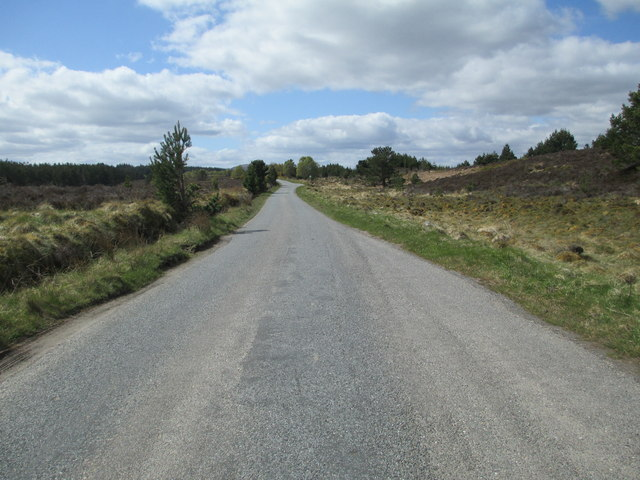
//> input picture software/trainer/training_data/ur1.jpg, 640 x 480 px
$ ./main training_data/ur1.jpg   (built with g++ and OpenCV 4)
//> lines starting //> are read from the running program, lines starting //| are printed output that depends on the picture
#include <opencv2/opencv.hpp>
#include <opencv2/core/utility.hpp>
#include "opencv2/imgproc.hpp"
#include "opencv2/imgcodecs.hpp"
#include "opencv2/highgui.hpp"

#include <cstdio>
#include <iostream>
#include <fstream>

using namespace cv; //Cargar ambiente de openCV
using namespace std; //cargar ambiente estandar de C

//Método para mostrar ayuda del programa
static void help()
{
    cout << "\nEste programa es una herramienta para obtener los datos de entrenamiento en el reconocimiento de caminos\n"
            << endl;
   cout << "\nUso: Seleccione el tamaño del pincel con el slider superior, luego marcar toda la zona correspondiente al pavimento (no incluir marcas de vía)\nSi desea, puede presionar \"c\" para visualizar la media y varianza, o puede guardar directamente los datos con \"g\".\n"
            << endl;

    cout << "Accesos directos: \n"
        "\tESC - finalizar programa\n"
        "\tr - restaurar imagen original\n"
        "\tc - calcular Promedio y Varianza\n"
        "\tt - Alternar tipo de muestra (Positiva/Negativa)\n"
        "\tg - guardar clasificacion\n"
        "\th - ayuda\n"
        << endl;
}

Mat markerMask, img;

//*** Datos para definir linea del marcador
Point prevPt(-1, -1);
int thickness = 10;

//***  Datos para definir letras en imagen
string muestra_tipo="Negativa";
Scalar muestra_color=Scalar(0,255,0);

//*** Archivos para guardar datos de entrenamiento
ofstream positivos,negativos;

static void on_trackbar(int,void*)
{

}

//Definicion de eventos para poder dibujar sobre la imagen con el mouse
static void onMouse( int event, int x, int y, int flags, void* )
{
    if( x < 0 || x >= img.cols || y < 0 || y >= img.rows )
        return;
    if( event == EVENT_LBUTTONUP || !(flags & EVENT_FLAG_LBUTTON) )
        prevPt = Point(-1,-1);
    else if( event == EVENT_LBUTTONDOWN )
        prevPt = Point(x,y);
    else if( event == EVENT_MOUSEMOVE && (flags & EVENT_FLAG_LBUTTON) )
    {
        Point pt(x, y);
        if( prevPt.x < 0 )
            prevPt = pt;
        line( markerMask, prevPt, pt, Scalar::all(255), thickness, 8, 0 );
        line( img, prevPt, pt, Scalar::all(255), thickness, 8, 0 );
        prevPt = pt;
        imshow("image", img);

    }
}

int main( int argc, char** argv )
{
    //parser para leer la imagen con el comando input desde command line.  Por defecto abrirá una imagen dentro de la carpeta training_data/xxx.jpg
    cv::CommandLineParser parser(argc, argv, "{help h | | }{ @input | training_data/urs.jpg | }");
    if (parser.has("help"))
    {
        help();
        return 0;
    }

    string filename = parser.get<string>("@input"); //leer string del nombre de archivo

    Mat img0 = imread(filename); //cargar imagen
//> img0 is the input picture: 480 rows x 640 cols, CV_8UC3; mean B, G, R 140.2, 140.1, 131.2
    Scalar mean,stddev; //Variable tipo cv::Scalar que contendrá los valores de la media y la varianza

    if( img0.empty() ) //Verificar qe la imagen se pudo abrir
    {
        cout << "No se pudo abrir la imagen: " << filename << ". Uso: meanstd <training_data/nombre_imagen>\n";
        return 0;
    }

    help();  //muestra la ayuda en command prompt


    namedWindow( "image", 1 ); //crear ventana donde se mostrará la imagen cargada.

    createTrackbar("Size","image",&thickness,100,on_trackbar); //slider para definir tamaño del marcador

    img0.copyTo(img); //se clona la imagen original "img0" a "img" para no perderla en caso de que se desee restaurar

    cvtColor(img, markerMask, COLOR_BGR2GRAY); //clonar img y copiar la imagen que guardará la mascara para calcular el promedio
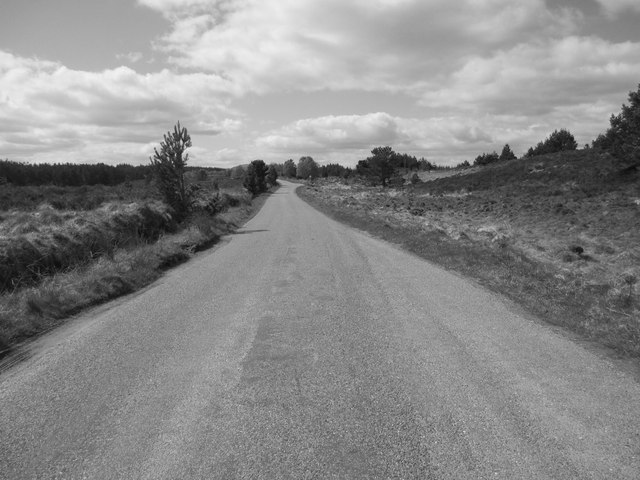
//> markerMask: 480 rows x 640 cols, CV_8UC1; min 7, max 245, mean 137.4
    markerMask = Scalar::all(0);


    rectangle(img,Point2d(28,3),Point2d(170,38),Scalar(0,0,0),-1,LINE_8,0);  //Mostrar texto con tipo de muestra (no necesario)
    putText(img,muestra_tipo,Point2d(30,30),FONT_HERSHEY_COMPLEX,1.0,muestra_color,1,LINE_8);  //Mostrar texto con tipo de muestra (no necesario)
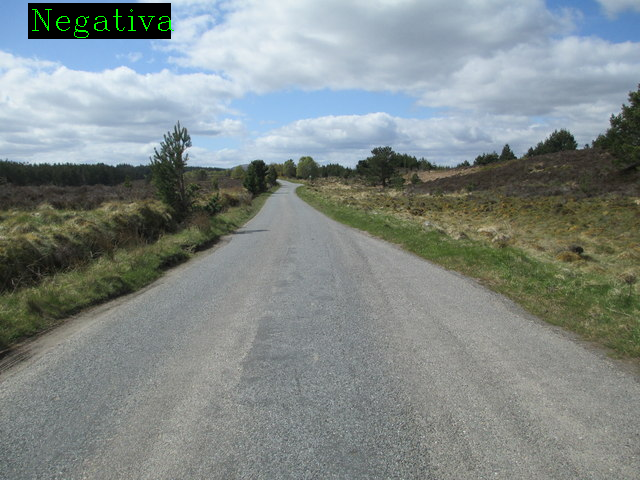
//> img: 480 rows x 640 cols, CV_8UC3; mean B, G, R 136.4, 137.6, 129

    imshow( "image", img );
    setMouseCallback( "image", onMouse, 0 ); //esperar por evento de mouse


    for(;;)
    {
        char c = (char)waitKey(0);
//> the Esc key is pressed

        if( c == 27 )
            break; //Si presiona ESC se finaliza el programa

        if( c == 'h' )
            help(); //Mostrar ayuda

        if( c == 'c' )
        {

            meanStdDev(img0,mean,stddev,markerMask);  //Mostrar calculo de promedio y stddev
            cout<<"Promedio[B,G,R]"<<mean<<endl;
            cout<<"Stddev[B,G,R]"<<stddev<<endl;
        }
        if( c == 'g' )
        {
            meanStdDev(img0,mean,stddev,markerMask);  //Guardar los resultados en la muestra
            string pos_file="trainingdata_positives.csv";  //definir archivos donde se van a guardar
            string neg_file="trainingdata_negatives.csv";
            if(muestra_tipo=="Positiva")
            {
                positivos.open(pos_file.c_str(),ios::app);
                positivos << mean[0]<<","<< mean[1]<<","<< mean[2]<<","<<stddev[0]<<","<<stddev[1]<<","<<stddev[2]<<endl;
                positivos.close();
                cout<<"Guardado en: \""<<pos_file<<"\""<<endl;
            }
            else
            {
                negativos.open(neg_file.c_str(),ios::app);
                negativos << mean[0]<<","<< mean[1]<<","<< mean[2]<<","<<stddev[0]<<","<<stddev[1]<<","<<stddev[2]<<endl;
                negativos.close();
                cout<<"Guardado en: \""<<neg_file<<"\""<<endl;
            }


        }
        if( c == 'r' )
        {
            markerMask = Scalar::all(0);  //Restaurar imagen
            img0.copyTo(img);
            rectangle(img,Point2d(28,3),Point2d(170,38),Scalar(0,0,0),-1,LINE_8,0);
            putText(img,muestra_tipo,Point2d(30,30),FONT_HERSHEY_COMPLEX,1.0,muestra_color,1,LINE_8);
            imshow( "image", img );
        }

        if( c == 't')
        {
            if (muestra_tipo=="Positiva"){ //alternar tipo de muestra (afecta el archivo donde se va a guardar)
                muestra_tipo="Negativa";
                muestra_color=Scalar(0,0,255);
            }else{
                muestra_tipo="Positiva";
                muestra_color=Scalar(0,255,0);
            }
            rectangle(img,Point2d(28,3),Point2d(170,38),Scalar(0,0,0),-1,LINE_8,0);
            putText(img,muestra_tipo,Point2d(30,30),FONT_HERSHEY_COMPLEX,1.0,muestra_color,1,LINE_8);
            imshow("image",img);
        }
    }
//> after the loop, muestra_tipo = "Negativa"; muestra_color = Scalar(0, 255)

    return 0;
}

$ run again, on software/trainer/training_data/ur3.jpg
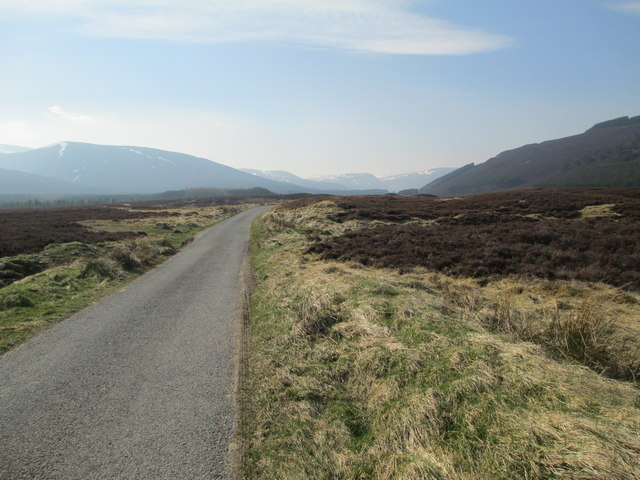
//> input picture software/trainer/training_data/ur3.jpg, 640 x 480 px
//> img0 is the input picture: 480 rows x 640 cols, CV_8UC3; mean B, G, R 131.7, 139.2, 135.4
//> `cvtColor(img, markerMask, COLOR_BGR2GRAY);`:
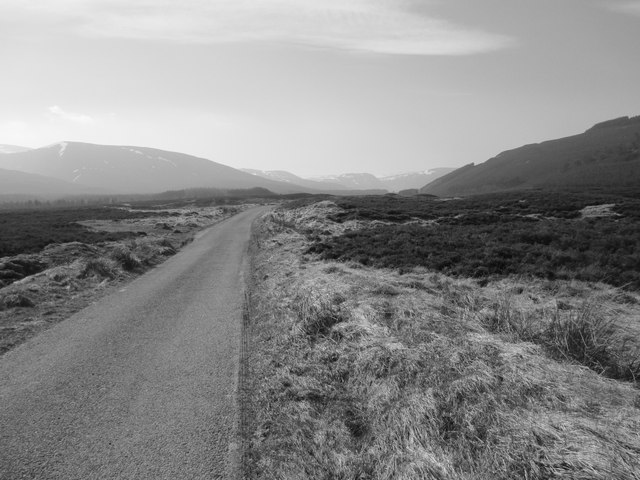
//> markerMask: 480 rows x 640 cols, CV_8UC1; min 6, max 251, mean 137.2
//> `putText(img,muestra_tipo,Point2d(30,30),FONT_HERSHEY_COMPLEX,1.0,muest..`:
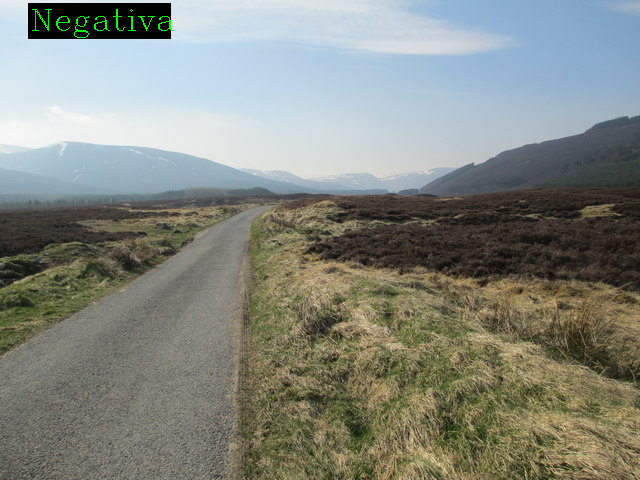
//> img: 480 rows x 640 cols, CV_8UC3; mean B, G, R 127.7, 135.8, 131.8
//> after the loop `for(;;)`: muestra_tipo = "Negativa"; muestra_color = Scalar(0, 255)

$ run again, on software/trainer/training_data/ur4.jpg
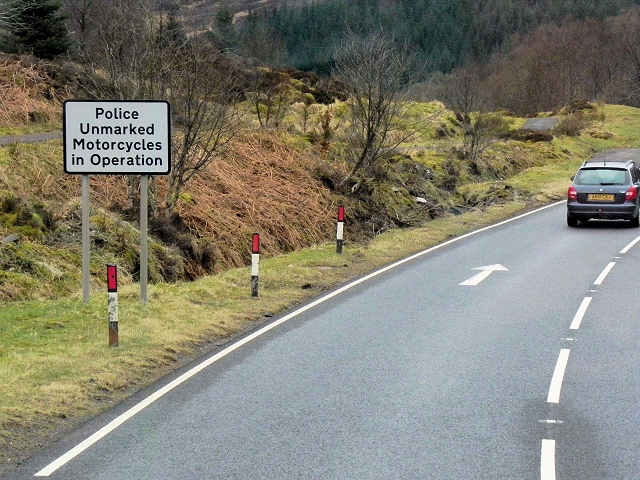
//> input picture software/trainer/training_data/ur4.jpg, 640 x 480 px
//> img0 is the input picture: 480 rows x 640 cols, CV_8UC3; mean B, G, R 113.2, 127.2, 128.8
//> `cvtColor(img, markerMask, COLOR_BGR2GRAY);`:
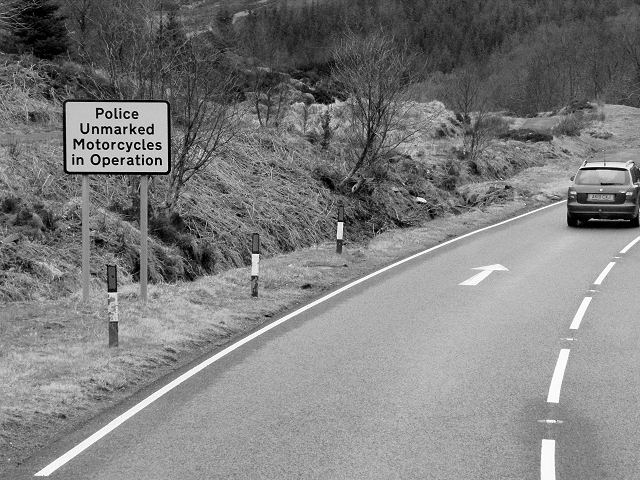
//> markerMask: 480 rows x 640 cols, CV_8UC1; min 0, max 255, mean 126.1
//> `putText(img,muestra_tipo,Point2d(30,30),FONT_HERSHEY_COMPLEX,1.0,muest..`:
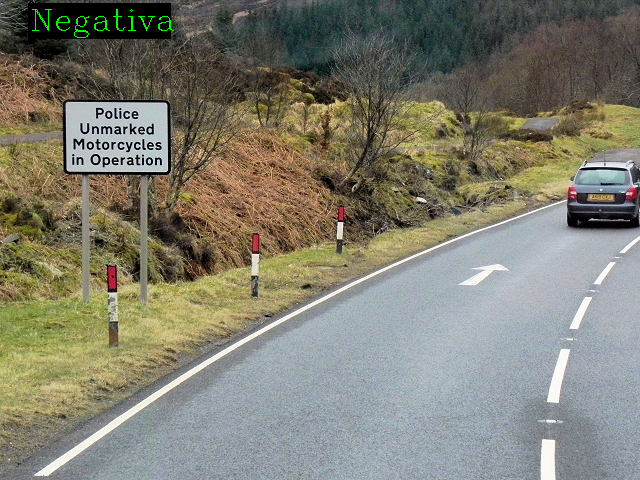
//> img: 480 rows x 640 cols, CV_8UC3; mean B, G, R 112.3, 126.6, 127.8
//> after the loop `for(;;)`: muestra_tipo = "Negativa"; muestra_color = Scalar(0, 255)

$ run again, on software/trainer/training_data/ur5.jpg
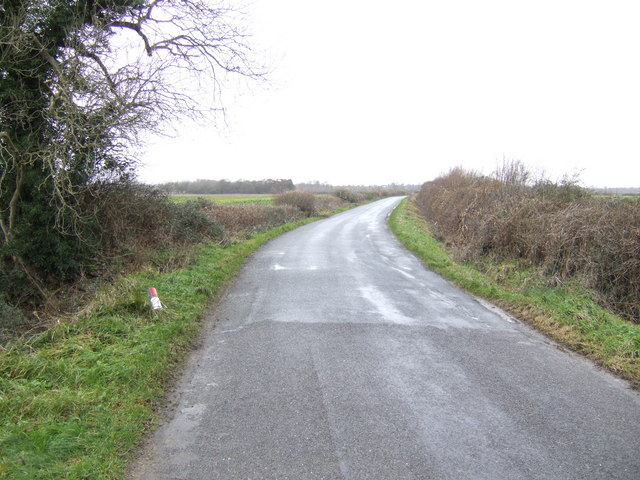
//> input picture software/trainer/training_data/ur5.jpg, 640 x 480 px
//> img0 is the input picture: 480 rows x 640 cols, CV_8UC3; mean B, G, R 159.4, 165.9, 164
//> `cvtColor(img, markerMask, COLOR_BGR2GRAY);`:
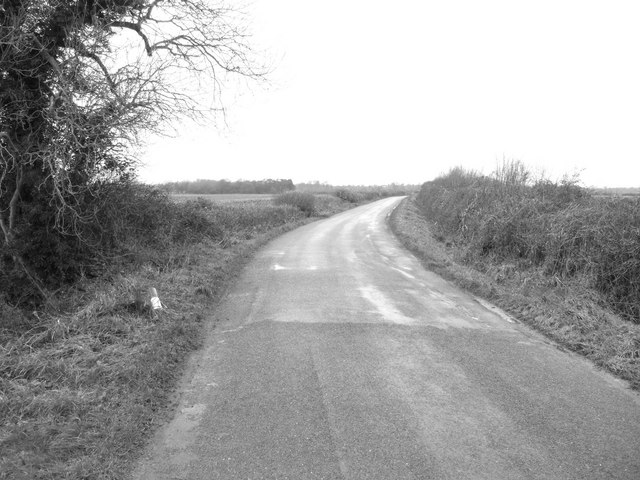
//> markerMask: 480 rows x 640 cols, CV_8UC1; min 1, max 255, mean 164.6
//> `putText(img,muestra_tipo,Point2d(30,30),FONT_HERSHEY_COMPLEX,1.0,muest..`:
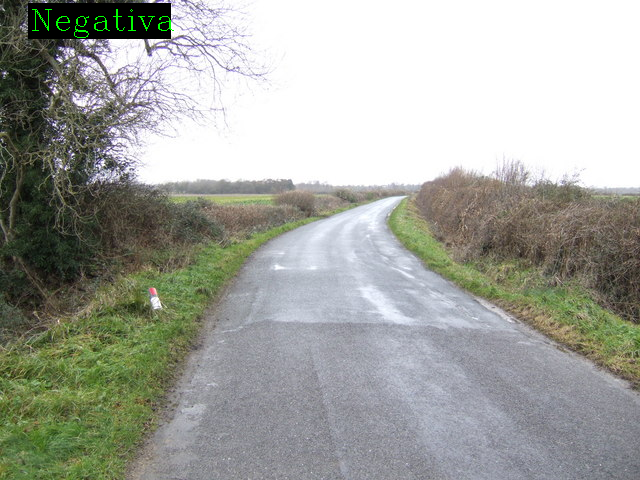
//> img: 480 rows x 640 cols, CV_8UC3; mean B, G, R 157.3, 164.3, 161.9
//> after the loop `for(;;)`: muestra_tipo = "Negativa"; muestra_color = Scalar(0, 255)
